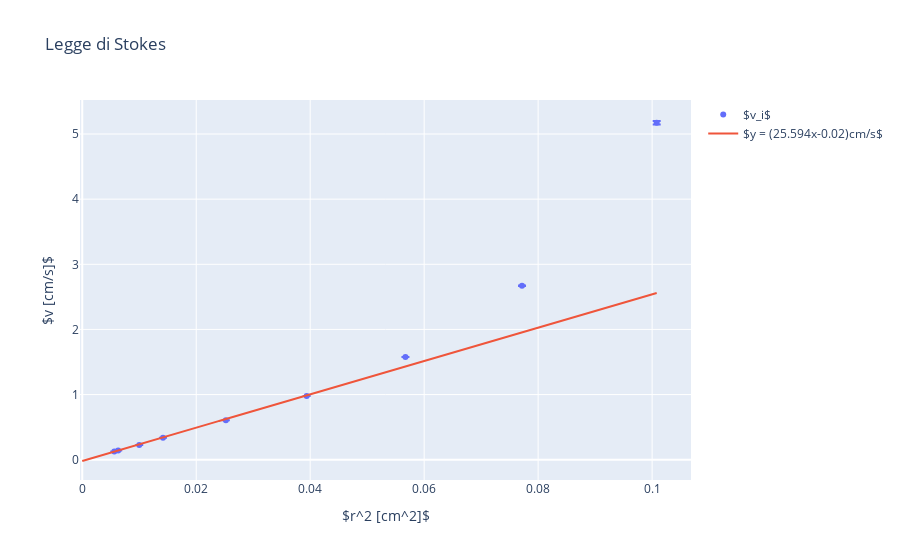

The notebook cell saved with this chart:
### Code cell
z = interpolazione(velocità2, errore_velocità2, raggi_quadro2, None, False)
layout = Layout_relazione()
traccia1 = traccia_relazione(velocità2, errore_velocità2, raggi_quadro2)
retta1 = retta_relazione(z[0], z[2], velocità2, errore_velocità2, raggi_quadro2) 
p = [traccia1, retta1]
G = Grafico(p,layout)

### Figure 1 — Plotly figure (JSON) as saved in the notebook; plotly's stock layout.template omitted (floating-point values rounded to 4 significant figures; data arrays with more than 128 entries replaced by an {"elided": "..."} marker saying what was removed)
{"data": [{"error_x": {"type": "data"}, "error_y": {"array": [3.667e-05, 0.0001016, 0.000367, 0.02767, 1.444e-05, 0.0003406, 9.247e-05, 0.0008919, 0.003745], "type": "data"}, "mode": "markers", "name": "$v_i$", "showlegend": true, "type": "scatter", "x": [0.005625, 0.01417, 0.03938, 0.1008, 0.006304, 0.0252, 0.01, 0.05672, 0.07717], "y": [0.125, 0.3378, 0.9787, 5.173, 0.1406, 0.6069, 0.2253, 1.578, 2.672]}, {"mode": "lines", "name": "$y = (25.594x-0.02)cm/s$", "type": "scatter", "x": {"elided": "1000 float values"}, "y": {"elided": "1000 float values"}}], "layout": {"title": {"text": "Legge di Stokes"}, "xaxis": {"title": {"text": "$r^2 [cm^2]$"}}, "yaxis": {"title": {"text": "$v [cm/s]$"}}}}
